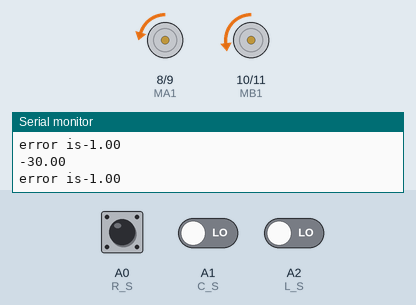
This sketch was run on a simulated Arduino Uno, built with avr-gcc and run on an emulated ATmega328P. On the bench: motor-driver pin pairs drawn as motors (green arrow = first pin HIGH = forward, orange = second pin HIGH = backward, longer = more drive, scaled by the enable pin), the last lines printed to the serial monitor. The inputs (shaded band) are chosen by the test bench; at power-on: A1 (C_S) LOW, A2 (L_S) LOW, A0 (R_S) HIGH.

Above: at 1.2 s.
1.3 s: A1 (C_S) driven HIGH
At 1.7 s:
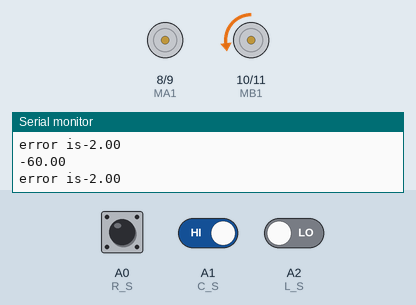
2.8 s: A2 (L_S) driven HIGH
At 3.6 s:
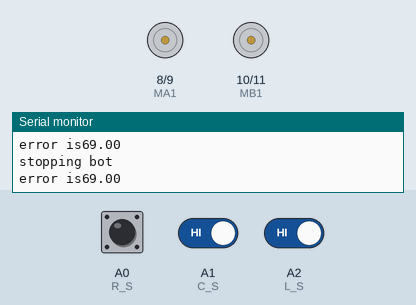
4.3 s: A0 (R_S) driven LOW
At 4.8 s:
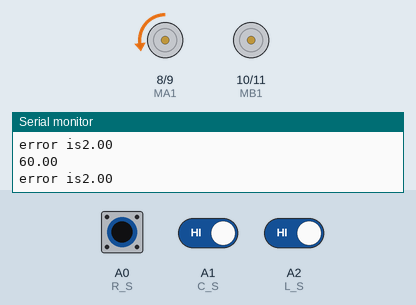
5.8 s: A0 (R_S) driven HIGH
At 6.5 s:
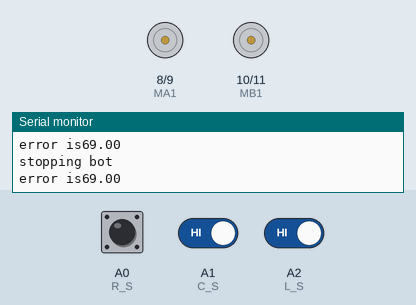
7.3 s: A2 (L_S) driven LOW
At 7.7 s:
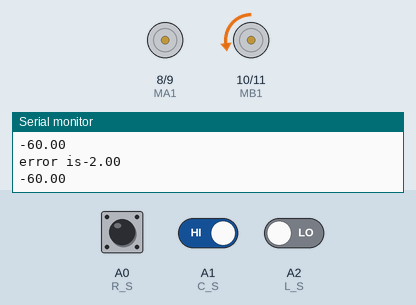
8.8 s: A0 (R_S) pulsed LOW 5 times (0.12 s each, 0.3 s apart)
At 9.05 s:
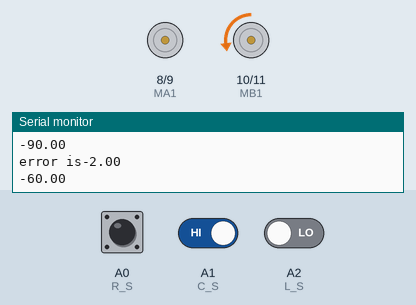
Timing chart, 0 to 11.8 s (numbered marks = the images above; inputs shaded):
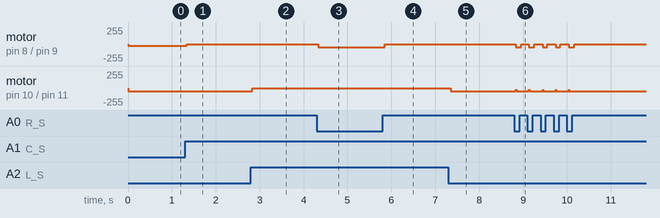

Measured:
- after the input at 1.3 s, motor on pin 8 (MA1) / pin 9 (MA2): backward 25/255 → stopped at once
- after the input at 2.8 s, motor on pin 10 (MB1) / pin 11 (MB2): backward 50/255 → stopped at once
- after the input at 4.3 s, motor on pin 8 (MA1) / pin 9 (MA2): stopped → backward 50/255 at once
- after the input at 5.8 s, motor on pin 8 (MA1) / pin 9 (MA2): backward 50/255 → stopped after 0.05 s
- after the input at 7.3 s, motor on pin 10 (MB1) / pin 11 (MB2): stopped → backward 50/255 after 0.05 s
- after the input at 8.8 s, motor on pin 8 (MA1) / pin 9 (MA2): alternates backward 50/255 for 0.13 s and stopped for 0.19 s, 10 changes in all, then stays stopped, starting at once; motor on pin 10 (MB1) / pin 11 (MB2): alternates backward 50/255 for 0.28 s and backward 25/255 for 0.02 s, 10 changes in all, then stays backward 50/255, starting at once

The sketch:

line_follower_robolution.ino
```cpp
// IR Sensors
int R_S = A0;      // Right  sensor
int C_S = A1;// center sensor
int L_S= A2;// Left  sensor


// Initial Values of Sensors

// Motor Variables
int ENA = 5;
int MA1 = 8;
int MA2 = 9;
int MB1 = 10;
int MB2 = 11;
int ENB = 6;

//Initial Speed of Motor
int initial_motor_speed = 55;


// PID Constants
float Kp = 30;
float Ki = 0;
float Kd = 15;

float error = 0, P = 0, I = 0, D = 0, PID_value = 0;
float previous_error = 0, previous_I = 0;

int flag = 0;

void setup()
{
  pinMode(R_S, INPUT);
  pinMode(C_S, INPUT);
  pinMode(L_S, INPUT);


  pinMode(MA1, OUTPUT);
  pinMode(MA2, OUTPUT);
  pinMode(MB1, OUTPUT);
  pinMode(MB2, OUTPUT);
  pinMode(ENA, OUTPUT);
  pinMode(ENB, OUTPUT);

  Serial.begin(9600);                     //setting serial monitor at a default baund rate of 9600
//  delay(500);
//  Serial.println("Started !!");
//  delay(1000);
}
void loop()
{
  read_ERROR();
  Serial.print("error is");
  Serial.println(error);
  if(error==69)
  {Serial.println("stopping bot");//stopping the bot if all the sensors return high
    stop_bot();
  }
  else if(error==420)
  {Serial.println("slowing bot");//slowing the bot if all the sensors return low

    analogWrite(ENA,35);
    analogWrite(ENB,34);
   mover();
  }

else
   { calculate_pid();
    motor_control();}

}

void read_ERROR()
{
int LS=digitalRead(L_S);
int CS=digitalRead(C_S);
int RS=digitalRead(R_S);
   if (LS==1&&CS==1&&RS==0)
    error = 2;
  else if ((LS==1)&&(CS==0)&&(RS==0))
    error = 1;
  else if ((LS==0)&&(CS==1)&&(RS==0))
    error = 0;
  else if ((LS==0)&&(CS==0)&&(RS==1))
    error = -1;
  else if ((LS==0)&&(CS==1)&&(RS==1))
    error = -2;
     else if ((LS==1)&&(CS==1)&&(RS==1))
    error = 69;
    else if((LS==0)&&(CS==0)&&(RS==0))
    {
      error=420;
    }

}

void calculate_pid()
{
  P = error;
  I = I + previous_I;
  D = error - previous_error;

  PID_value = (Kp * P) + (Ki * I) + (Kd * D);

  previous_I = I;
  previous_error = error;
}

void motor_control()
{
  // Calculating the effective motor speed:
  Serial.println(PID_value);
  int right_motor_speed  = initial_motor_speed - PID_value;
  int left_motor_speed = initial_motor_speed + PID_value;
//  Serial.println(left_motor_speed);
//Serial.println(right_motor_speed);
//delay(2000);


  right_motor_speed  = constrain(right_motor_speed, 0, 50);
 left_motor_speed = constrain( left_motor_speed, 0,50);
// Serial.println(left_motor_speed);
//Serial.println(right_motor_speed);
//delay(2000);


  analogWrite(ENB,  right_motor_speed); //Right Motor Speed
  analogWrite(ENA, left_motor_speed ); //Left Motor Speed

  mover();
}

void mover()// this makes the bot go in forward direction with the speed calculated by the pid control system by turning the motors in anticlockwise direction by applying the correct polarity
{

  digitalWrite(MA1, LOW);
  digitalWrite(MA2, HIGH);
  digitalWrite(MB1, LOW);
  digitalWrite(MB2, HIGH);
}
void reverse()// this makes the bot go in reverse direction by turning the motors in anticlockwise direction by applying the correct polarity
{

  digitalWrite(MA1, HIGH);
  digitalWrite(MA2,LOW);
  digitalWrite(MB1, HIGH);
  digitalWrite(MB2, LOW);
}


void stop_bot()// this function is used to stop the bot by turning all the pins to low
{

  digitalWrite(MA1, LOW);
  digitalWrite(MA2, LOW);
  digitalWrite(MB1, LOW);
  digitalWrite(MB2, LOW);
}
```
